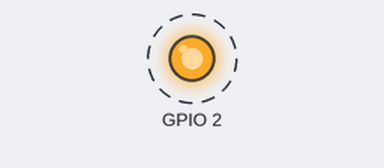
The sketch below on a simulated ESP32. Parts: output pins drawn as LEDs (lit = HIGH). Dashed ring = blinking. WiFi joins after 1.5 s; servers stay silent unless stated; what the sketch prints to the serial monitor is not drawn.

Above: at 0.2 s.
Timing chart, 0 to 3.0 s (numbered marks = the images above):
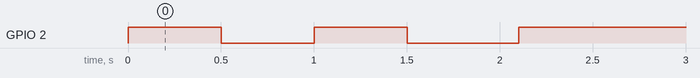

Measured:
- by itself, GPIO 2: alternates HIGH for 0.50 s and LOW for 0.55 s, 5 changes in all, then stays HIGH

The sketch:

Led_blink.ino
```cpp
#include <WiFi.h>

const char* ssid = "Redmi Note 8 Pro";
const char* password = "74115600";

void setup() {
  pinMode(2, OUTPUT);
  Serial.begin(115200);
  WiFi.begin(ssid, password);
}

void loop() {
  while (WiFi.status() == WL_CONNECTED) {
    digitalWrite(2, HIGH);
  }
  while (WiFi.status() != WL_CONNECTED) {
    digitalWrite(2, HIGH);
    delay(500);
    digitalWrite(2, LOW);
    delay(500);
    Serial.println("Connecting to WiFi..");
  }

  Serial.println("Connected to WiFi");
  delay(100);
}
```
